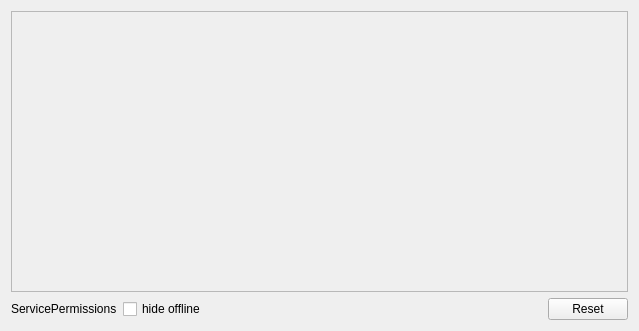
<?xml version="1.0" encoding="UTF-8"?>
<ui version="4.0">
 <class>ServicePermissionsPage</class>
 <widget class="QWidget" name="ServicePermissionsPage">
  <property name="geometry">
   <rect>
    <x>0</x>
    <y>0</y>
    <width>639</width>
    <height>331</height>
   </rect>
  </property>
  <layout class="QVBoxLayout" name="verticalLayout">
   <item>
    <widget class="QScrollArea" name="scrollArea">
     <property name="frameShape">
      <enum>QFrame::StyledPanel</enum>
     </property>
     <property name="frameShadow">
      <enum>QFrame::Raised</enum>
     </property>
     <property name="widgetResizable">
      <bool>true</bool>
     </property>
     <widget class="QWidget" name="scrollAreaWidgetContents">
      <property name="geometry">
       <rect>
        <x>0</x>
        <y>0</y>
        <width>619</width>
        <height>280</height>
       </rect>
      </property>
      <layout class="QVBoxLayout" name="verticalLayout_2">
       <property name="leftMargin">
        <number>0</number>
       </property>
       <property name="topMargin">
        <number>0</number>
       </property>
       <property name="rightMargin">
        <number>0</number>
       </property>
       <property name="bottomMargin">
        <number>0</number>
       </property>
       <item>
        <widget class="RSPermissionMatrixWidget" name="frame"/>
       </item>
      </layout>
     </widget>
    </widget>
   </item>
   <item>
    <layout class="QHBoxLayout" name="horizontalLayout">
     <item>
      <widget class="QLabel" name="label">
       <property name="text">
        <string>ServicePermissions</string>
       </property>
      </widget>
     </item>
     <item>
      <widget class="QCheckBox" name="cb_hideOffline">
       <property name="text">
        <string>hide offline</string>
       </property>
       <property name="checked">
        <bool>false</bool>
       </property>
      </widget>
     </item>
     <item>
      <spacer name="horizontalSpacer">
       <property name="orientation">
        <enum>Qt::Horizontal</enum>
       </property>
       <property name="sizeHint" stdset="0">
        <size>
         <width>40</width>
         <height>20</height>
        </size>
       </property>
      </spacer>
     </item>
     <item>
      <widget class="QPushButton" name="pushButton">
       <property name="text">
        <string>Reset</string>
       </property>
      </widget>
     </item>
    </layout>
   </item>
  </layout>
 </widget>
 <customwidgets>
  <customwidget>
   <class>RSPermissionMatrixWidget</class>
   <extends>QFrame</extends>
   <header>gui/settings/RSPermissionMatrixWidget.h</header>
   <container>1</container>
  </customwidget>
 </customwidgets>
 <resources/>
 <connections/>
</ui>
